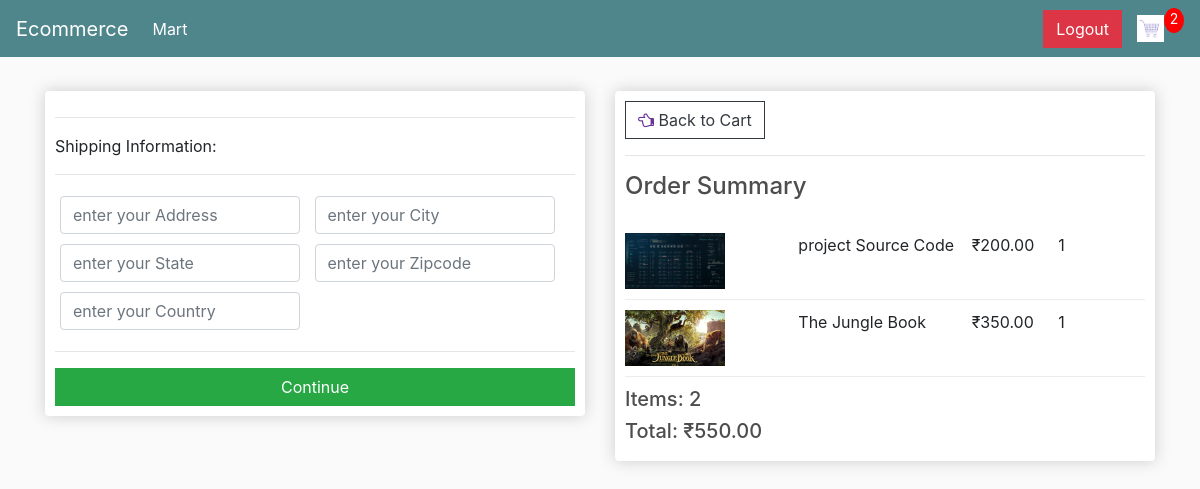
The page /check/ (signed in) on the database its author committed.
### mart/models.py (models this page shows, shortened)
class OrderItem(models.Model):
  product=models.ForeignKey(Product, on_delete=models.SET_NULL, null=True)
  order=models.ForeignKey(Order, on_delete=models.SET_NULL, null=True)
  quantity=models.IntegerField(default=0, null=True, blank=True)
  date_added=models.DateTimeField(auto_now_add=True)
  @property
  def get_total(self):
    total=self.product.price * self.quantity
    return total

class Product(models.Model):
  name=models.CharField(max_length=100)
  price=models.DecimalField(max_digits=9, decimal_places=2)
  digital=models.BooleanField(default=False,null=True,blank=True)
  image=models.ImageField(null=True,blank=True)
  @property
  def imageURL(self):
    try:
      url=self.image.url
    except:
      url=''
    return url

class Order(models.Model):
  customer=models.ForeignKey(Customer, on_delete=models.SET_NULL, null=True, blank=True)
  date_ordered=models.DateTimeField(auto_now_add=True)
  complete=models.BooleanField(default=False)
  transaction_id=models.CharField(max_length=100,null=True)
  @property
  def shipping(self):
    shipping=False
    orderitems = self.orderitem_set.all()
    for i in orderitems:
      if i.product.digital==False:
        shipping=True
    return shipping
  @property
  def get_cart_total(self):
    orderitems = self.orderitem_set.all()
    total = sum([item.get_total for item in orderitems])
    return total
  @property
  def get_cart_items(self):
    orderitems = self.orderitem_set.all()
    total = sum([item.quantity for item in orderitems])
    return total

### mart/views.py (the view)
# urls.py: path('check/',views.checkout,name="checkout"),
@csrf_exempt
def checkout(request):
  data=cartData(request)
  cartItems=data['cartItems']
  order=data['order']
  items=data['items']
  context={'items':items,'order':order, 'cartItems':cartItems}
  return render(request,"mart/checkout.html", context)

### mart/utils.py (called while the page is built)
def cartData(request):
  if request.user.is_authenticated:
    customer=request.user.customer
    order , created = Order.objects.get_or_create(customer=customer, complete=False)
    items=order.orderitem_set.all()
    cartItems=order.get_cart_items
  else:
    cookieData = cookieCart(request)
    cartItems = cookieData['cartItems']
    order = cookieData['order']
    items = cookieData['items']
  return {'cartItems':cartItems,'order':order,'items':items}

### mart/templates/mart/checkout.html (shortened to what this page needs)
{% extends 'mart/main.html' %}
{% load static %}
{% block content %}
<div class="row">
  <div class="col-lg-6">
    <div class="box-element" id="form-wrapper">
      <form id="form">
        <div id="shipping-info">
         <hr>
         <p>Shipping Information:</p>
         <hr>
         <div class="form-field">
          <input class="form-control" type="text" name="address" placeholder="enter your Address">
         </div>
         <div class="form-field">
          <input class="form-control" type="text" name="city" placeholder="enter your City">
         </div>
         <div class="form-field">
          <input class="form-control" type="text" name="state" placeholder="enter your State">
         </div>
         <div class="form-field">
          <input class="form-control" type="text" name="zipcode" placeholder="enter your Zipcode">
         </div>
         <div class="form-field">
          <input class="form-control" type="text" name="country" placeholder="enter your Country">
         </div>
        </div>
        <hr>
        <input id="form-button" class="btn btn-success btn-block" type="submit" value="Continue">
      </form>
    </div>
    <br>
  </div>
  <div class="col-lg-6">
    <div class="box-element">
      <a  class="btn btn-outline-dark" href="{% url 'cart' %}"><i style="color:rebeccapurple;" class="fa fa-hand-o-left" aria-hidden="true"></i> Back to Cart</a>
      <hr>
    <h4>Order Summary</h4>
    <br>
    {% for item in items %}
    <div class="cart-row">
      <div style="flex:2"><img class="row-image" src="{{item.product.imageURL}}"></div>
      <div style="flex:2"><p>{{item.product.name}}</p></div>
      <div style="flex:1"><p>&#8377;{{item.product.price}}</p></div>
      <div style="flex:1"><p>{{item.quantity}}</p></div>
    </div>
    {% endfor %}
    <h5>Items:  {{order.get_cart_items}}</h5>
    <h5>Total:  &#8377;{{order.get_cart_total|floatformat:2}} </h5>
  </div>
  </div>
</div>
{% endblock %}

### static/css/main.css (style rules this page uses)
body { background-color: hsl(0, 0%, 98%); }
h1,h2,h3,h4,h5,h6 { color:hsl(0, 0%, 30%); }
.box-element { box-shadow:hsl(0, 0%, 80%) 0 0 16px; background-color: #fff; border-radius: 4px; padding: 10px; }
.col-lg-4, .col-lg-6, .col-lg-8, .col-lg-12 { margin-top: 10px; }
.btn { border-radius: 0; }
.row-image { width: 100px; }
.form-field { width:250px; display: inline-block; padding: 5px; }
.cart-row { display:flex; align-items: flex-stretch; padding-bottom: 10px; margin-bottom: 10px; border-bottom: 1px solid #ececec; }

### rows shown on the page
OrderItem: product.imageURL (picture), product.name "project Source Code", product.price "200.00", quantity "1"
OrderItem: product.imageURL (picture), product.name "The Jungle Book", product.price "350.00", quantity "1"
Order: get_cart_items "2", get_cart_total "550.00"

### other values the page prints
{{ cartItems }} "2"
